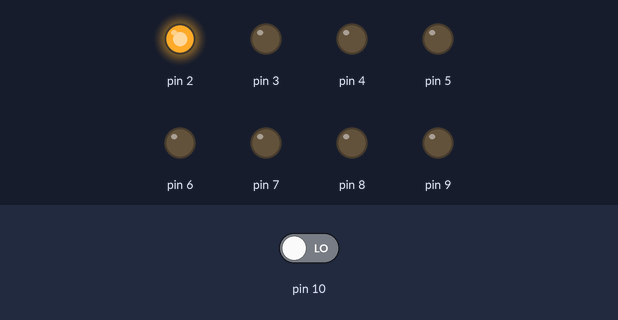
A sketch run on a simulated Arduino Nano, built with avr-gcc and run on an emulated ATmega328P. On the bench: output pins drawn as LEDs (lit = HIGH). The inputs (shaded band) are chosen by the test bench; at power-on: pin 10 LOW.

Above: at 12.8 s.
12.9 s: pin 10 driven HIGH
At 13.4 s:
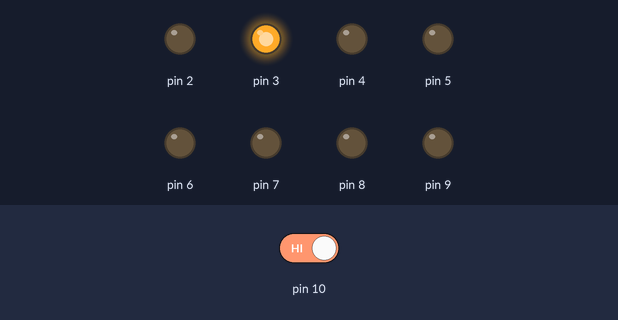
At 15.8 s:
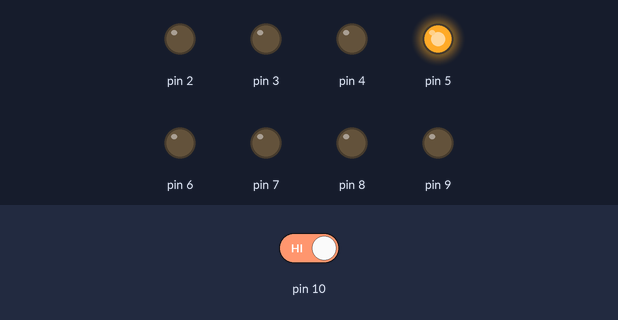
19.5 s: pin 10 driven LOW
At 22.7 s:
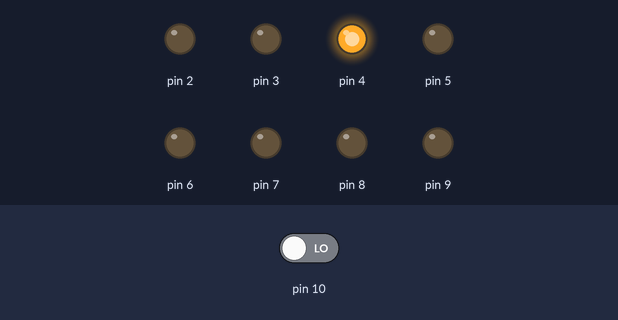
Timing chart, 0 to 31.5 s (numbered marks = the images above; inputs shaded):
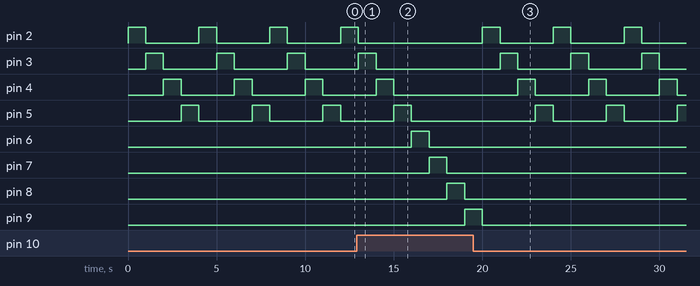

Measured:
- after the input at 12.9 s, pin 2: goes on until 13.0 s, then stays LOW; pin 3: goes on until 14.0 s, then stays LOW; pin 4: goes on until 15.0 s, then stays LOW; pin 5: goes on until 16.0 s, then stays LOW; pin 6: LOW → HIGH after 3.1 s, → LOW 1.0 s later
- after the input at 19.5 s, pin 2: alternates HIGH for 1.0 s and LOW for 3.0 s, starting after 0.50 s; pin 3: alternates HIGH for 1.0 s and LOW for 3.0 s, starting after 1.5 s
- by itself, pin 2–5: alternates HIGH for 1.0 s and LOW for 3.0 s

The sketch:

LED_example.ino
```cpp
/* re-written to use pins D2 - D10 on the Arduino Nano */
// some global vars
int i = 2;
int j = 2;

void setup() {
  // put your setup code here, to run once:
  for (int s = 2; s < 10; ++s){
    pinMode(s, OUTPUT);
  }
  pinMode(10, INPUT);
}

void loop() {
  // put your main code here, to run repeatedly:

  // cycle through the LEDS in a group of 4
  for (i = j; i < j+4; ++i){
    digitalWrite(i, HIGH); // turn an LED on
    delay(1000);           // delay 1 second
    digitalWrite(i, LOW ); // turn the LED back off
  }

  if (digitalRead(10) == 1) {
    j = 6;
  }
  else {
    j = 2;
  }
}
```
